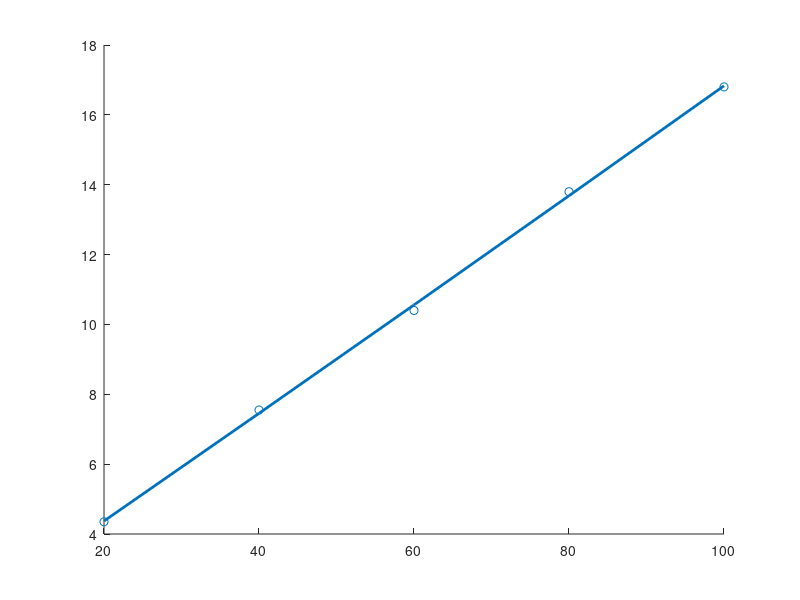

Reproduce this figure in MATLAB.
W=[20,40,60,80,100];
F=[4.35,7.55,10.40,13.80,16.80];
n=numel(W);
X=[ones(n,1),W',(W.^2)'];
y=F';
theta=(X'*X)\(X'*y);
scatter(W,F);
hold on;plot(W, X*theta,'LineWidth',2);

% x=[0,1,2,3,5];
% y=[1.1,1.9,3.1,3.9,4.9];
% n=numel(x);
% X=[ones(n,1),x',(x.^2)'];
% y=y';
% theta=(X'*X)\(X'*y);
% scatter(x,y);
% hold on;plot(x, X*theta,'LineWidth',2);